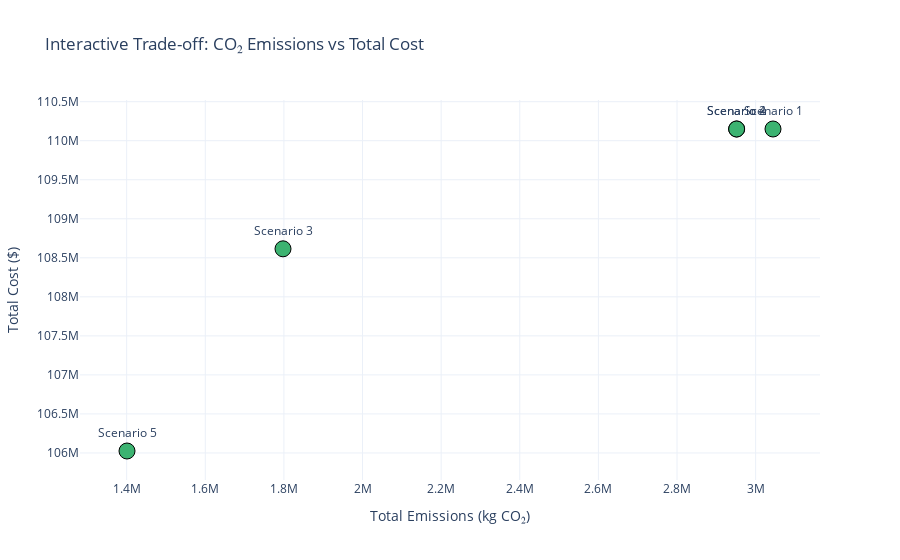

Notebook code for this chart:
### Code cell
# Interactive Trade-off Chart
emissions = [3044160, 2951660, 1797660, 2951660, 1400830]
costs = [110150000, 110150000, 108615000, 110150000, 106025000]
labels = ['Scenario 1', 'Scenario 2', 'Scenario 3', 'Scenario 4', 'Scenario 5']

# Create scatter plot
fig_tradeoff = go.Figure(data=go.Scatter(
    x=emissions,
    y=costs,
    mode='markers+text',
    text=labels,
    textposition="top center",
    marker=dict(size=16, color='MediumSeaGreen', line=dict(width=1, color='black')),
    hovertemplate='<b>%{text}</b><br>Emissions: %{x:,} kg CO₂<br>Total Cost: $%{y:,}<extra></extra>'
))

# Layout
fig_tradeoff.update_layout(
    title="Interactive Trade-off: CO₂ Emissions vs Total Cost",
    xaxis_title="Total Emissions (kg CO₂)",
    yaxis_title="Total Cost ($)",
    template="plotly_white",
    height=500
)

fig_tradeoff.show()

### Figure 1 — Plotly figure (JSON) as saved in the notebook; plotly's stock layout.template omitted (floating-point values rounded to 4 significant figures)
{"data": [{"hovertemplate": "<b>%{text}</b><br>Emissions: %{x:,} kg CO₂<br>Total Cost: $%{y:,}<extra></extra>", "marker": {"color": "MediumSeaGreen", "line": {"color": "black", "width": 1}, "size": 16}, "mode": "markers+text", "text": ["Scenario 1", "Scenario 2", "Scenario 3", "Scenario 4", "Scenario 5"], "textposition": "top center", "type": "scatter", "x": [3044160, 2951660, 1797660, 2951660, 1400830], "y": [110150000, 110150000, 108615000, 110150000, 106025000]}], "layout": {"autosize": true, "title": {"text": "Interactive Trade-off: CO₂ Emissions vs Total Cost"}, "xaxis": {"autorange": true, "range": [1288000.0, 3157000.0], "title": {"text": "Total Emissions (kg CO₂)"}, "type": "linear"}, "yaxis": {"autorange": true, "range": [105600000.0, 110600000.0], "title": {"text": "Total Cost ($)"}, "type": "linear"}}}
